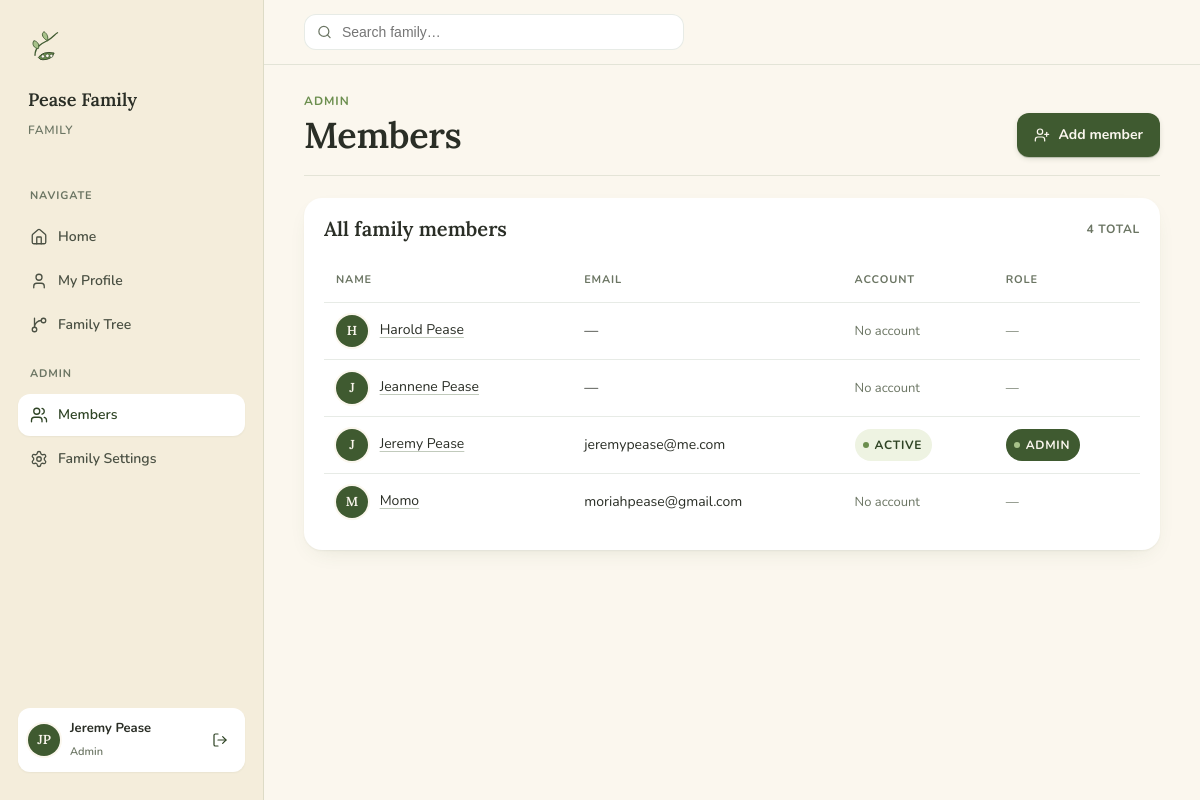
Page /admin/users (signed in) on the committed database.
### app/models.py (models this page shows, shortened)
class Family(db.Model):
    __tablename__ = 'families'
    id = db.Column(db.Integer, primary_key=True)
    name = db.Column(db.String(100), nullable=False)
    created_at = db.Column(db.DateTime, default=datetime.utcnow)
    patriarch_id = db.Column(db.Integer, db.ForeignKey('people.id'), nullable=True)
    matriarch_id = db.Column(db.Integer, db.ForeignKey('people.id'), nullable=True)
    people = db.relationship('Person', back_populates='family', foreign_keys='Person.family_id')
    users = db.relationship('User', back_populates='family', foreign_keys='User.family_id')
    patriarch = db.relationship('Person', foreign_keys=[patriarch_id])
    matriarch = db.relationship('Person', foreign_keys=[matriarch_id])

class User(UserMixin, db.Model):
    __tablename__ = 'users'
    id = db.Column(db.Integer, primary_key=True)
    family_id = db.Column(db.Integer, db.ForeignKey('families.id'), nullable=False)
    email = db.Column(db.String(120), unique=True, nullable=False)
    password_hash = db.Column(db.String(256), nullable=False)
    first_name = db.Column(db.String(50), nullable=False)
    last_name = db.Column(db.String(50), nullable=False)
    phone = db.Column(db.String(20))
    email_verified = db.Column(db.Boolean, default=False)
    verification_token = db.Column(db.String(100))
    verification_token_expiry = db.Column(db.DateTime)
    status = db.Column(db.String(20), default='pending')  # pending/approved/rejected/invited
    approved_by_id = db.Column(db.Integer, db.ForeignKey('users.id'))
    approved_date = db.Column(db.Date)
    is_admin = db.Column(db.Boolean, default=False)
    is_delegate = db.Column(db.Boolean, default=False)
    person_id = db.Column(db.Integer, db.ForeignKey('people.id'))
    person = db.relationship('Person', back_populates='user')
    family = db.relationship('Family', back_populates='users')
    invitation_token = db.Column(db.String(100))
    invitation_token_expiry = db.Column(db.DateTime)
    invited_by_id = db.Column(db.Integer, db.ForeignKey('users.id'))
    reset_token = db.Column(db.String(100))
    reset_token_expiry = db.Column(db.DateTime)
    def get_full_name(self):
        return f"{self.first_name} {self.last_name}"

class Person(db.Model):
    __tablename__ = 'people'
    id = db.Column(db.Integer, primary_key=True)
    family_id = db.Column(db.Integer, db.ForeignKey('families.id'), nullable=False)
    name = db.Column(db.String(100), nullable=False)
    gender = db.Column(db.String(10))
    birthday = db.Column(db.Date)
    nickname = db.Column(db.String(50))
    birthplace = db.Column(db.String(100))
    maiden_name = db.Column(db.String(100))
    deathday = db.Column(db.Date)
    deathplace = db.Column(db.String(100))
    occupation = db.Column(db.String(100))
    email = db.Column(db.String(120))
    phone = db.Column(db.String(20))
    photo_path = db.Column(db.String(200))
    notes = db.Column(db.Text)
    family = db.relationship('Family', back_populates='people', foreign_keys='Person.family_id')
    children = db.relationship(
        'Person',
        secondary=parent_child,
        primaryjoin=id == parent_child.c.parent_id,
        secondaryjoin=id == parent_child.c.child_id,
        backref='parents'
    )
    user = db.relationship('User', back_populates='person', uselist=False)
    def get_display_name(self):
        return self.nickname if self.nickname else self.name

### app/routes.py (the view)
@main.route('/admin/users')
@login_required
@admin_required
def admin_users():
    pending = User.query.filter_by(status='pending', family_id=current_user.family_id).all()
    people = Person.query.filter_by(family_id=current_user.family_id).order_by(Person.name).all()
    return render_template('admin_users.html', pending=pending, people=people)

### app/models.py (called while the page is built)
@login_manager.user_loader
def load_user(user_id):
    return db.session.get(User, int(user_id))

### app/routes.py (called while the page is built)
def admin_required(f):
    @wraps(f)
    def decorated_function(*args, **kwargs):
        if not current_user.is_authenticated or not current_user.is_admin:
            flash('You do not have permission to access that page.', 'error')
            return redirect(url_for('main.index'))
        return f(*args, **kwargs)
    return decorated_function

### app/templates/admin_users.html (shortened to what this page needs)
{% extends "base.html" %}
{% block content %}
<div class="page-head">
    <div>
        <div class="eyebrow">Admin</div>
        <h1>Members</h1>
    </div>
    <a href="/admin/add-member" class="btn btn-primary">
        <i data-lucide="user-plus"></i> Add member
    </a>
</div>
<div class="card">
    <div class="card-header">
        <h3>All family members</h3>
        <span class="meta">{{ people|length }} total</span>
    </div>
    <table class="tbl">
        <thead>
            <tr>
                <th>Name</th>
                <th>Email</th>
                <th>Account</th>
                <th>Role</th>
            </tr>
        </thead>
        <tbody>
            {% for person in people %}
            <tr>
                <td>
                    <div class="av av-sm" style="background:var(--vine);display:inline-flex;margin-right:8px;vertical-align:middle;">{{ person.name[0] }}</div>
                    <a href="/person/{{ person.id }}" style="color:inherit;">{{ person.get_display_name() }}</a>
                </td>
                <td>{{ person.email or '—' }}</td>
                <td>
                    {% if person.user %}
                        {% if person.user.status == 'approved' %}
                        <span class="badge b-active"><span class="dot"></span>Active</span>
                        {% elif person.user.status == 'pending' %}
                        <span class="badge b-pending"><span class="dot"></span>Pending</span>
                        {% elif person.user.status == 'invited' %}
                        <span class="badge b-invited"><span class="dot"></span>Invited</span>
                        {% else %}
                        <span class="badge b-deceased"><span class="dot"></span>{{ person.user.status|capitalize }}</span>
                        {% endif %}
                    {% else %}
                    <span style="color:var(--text-muted);font-size:13px;">No account</span>
                    {% endif %}
                </td>
                <td>
                    {% if person.user %}
                        {% if person.user.is_admin %}
                        <span class="badge b-admin"><span class="dot"></span>Admin</span>
                        {% elif person.user.is_delegate %}
                        <span class="badge b-delegate"><span class="dot"></span>Delegate</span>
                        {% else %}
                        <span style="color:var(--text-muted);font-size:13px;">Member</span>
                        {% endif %}
                    {% else %}
                    <span style="color:var(--text-muted);font-size:13px;">—</span>
                    {% endif %}
                </td>
            </tr>
            {% endfor %}
        </tbody>
    </table>
</div>
{% endblock %}

### app/templates/base.html (shortened to what this page needs)
<!DOCTYPE html>
<html lang="en">
<head>
    <link rel="stylesheet" href="{{ url_for('static', filename='css/peavines.css') }}">
</head>
<body>
{% if current_user.is_authenticated %}
<div class="shell">
    <aside class="sidebar">
        <div class="brand">
            <img src="{{ url_for('static', filename='assets/peavines-mark.svg') }}" alt="Peavines">
        </div>
        <div class="family-name">{{ current_user.family.name }}</div>
        <div class="family-meta">Family</div>
        <nav class="nav">
            <div class="nav-section">Navigate</div>
            <a href="/" {% if request.path == '/' %}class="active"{% endif %}>
                <i data-lucide="home"></i> Home
            </a>
            <a href="/profile" {% if request.path == '/profile' %}class="active"{% endif %}>
                <i data-lucide="user"></i> My Profile
            </a>
            <a href="/family/tree" {% if request.path == '/family/tree' %}class="active"{% endif %}>
                <i data-lucide="git-branch"></i> Family Tree
            </a>
            {% if current_user.is_admin %}
            <div class="nav-section">Admin</div>
            <a href="/admin/users" {% if request.path.startswith('/admin') and request.path != '/admin/family' %}class="active"{% endif %}>
                <i data-lucide="users"></i> Members
            </a>
            <a href="/admin/family" {% if request.path == '/admin/family' %}class="active"{% endif %}>
                <i data-lucide="settings"></i> Family Settings
            </a>
            {% endif %}
        </nav>
        <div class="user-chip">
            <div class="av av-sm" style="background: var(--vine);">{{ current_user.first_name[0] }}{{ current_user.last_name[0] }}</div>
            <div>
                <div class="name">{{ current_user.get_full_name() }}</div>
                <div class="role">{% if current_user.is_admin %}Admin{% else %}Member{% endif %}</div>
            </div>
            <form method="POST" action="/logout" style="margin-left: auto;">
                <button type="submit" class="btn btn-ghost btn-sm" title="Sign out" style="padding: 6px;">
                    <i data-lucide="log-out"></i>
                </button>
            </form>
        </div>
    </aside>
    <div class="canvas">
        <header class="topbar">
            <form action="/search" method="GET" class="search">
                <i data-lucide="search"></i>
                <input type="text" name="q" placeholder="Search family…"
                       value="{{ request.args.get('q', '') }}"
                       autocomplete="off" style="background:none;border:none;outline:none;font-size:14px;color:inherit;width:100%;">
            </form>
        </header>
        <div class="canvas-inner">
{% endif %}
{% block content %}{% endblock %}
{% if current_user.is_authenticated %}
        </div>
    </div>
</div>
{% endif %}
</body>
</html>

### rows in the picture
Family: family.name "Pease Family"
User: first_name "J", last_name "P", get_full_name "Jeremy Pease"
Person: name "H", get_display_name "Harold Pease", email "—", shows "No account"
Person: name "J", get_display_name "Jeannene Pease", email "—", shows "No account"
Person: name "J", get_display_name "Jeremy Pease", email "jeremypease@me.com", shows "ACTIVE", shows "ADMIN"
Person: name "M", get_display_name "Momo", email "moriahpease@gmail.com", shows "No account"

### other values in the picture
{{ people|length }} "4"
